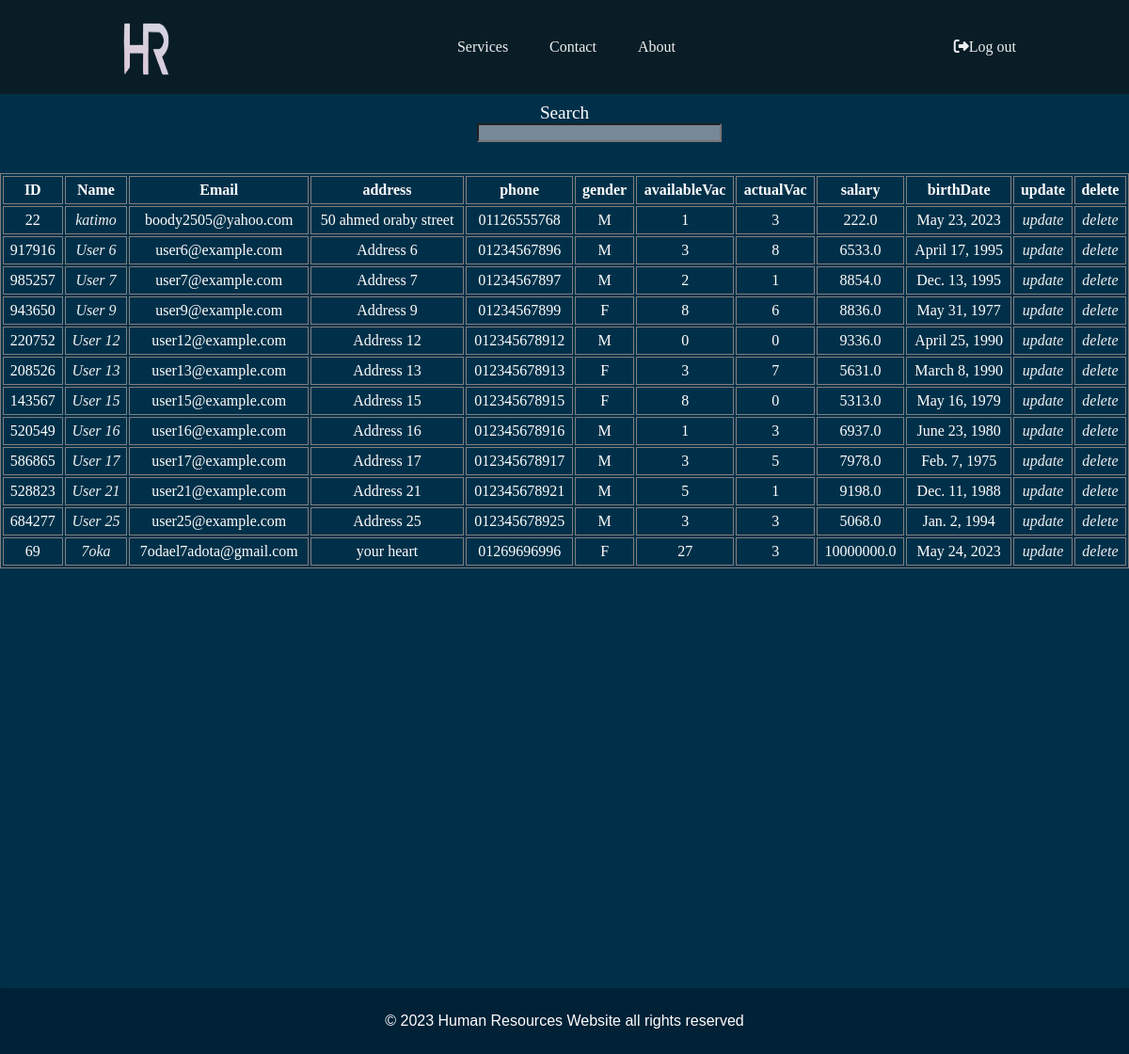
Page /Listemployee (signed in) on the committed database.
### HR/models.py (models this page shows, shortened)
class Employee(models.Model)  :
    email       =models.EmailField(verbose_name="email", max_length=50,unique=True)
    accId       =models.IntegerField(default=0,unique=True)
    Name    =models.CharField(max_length=20)
    address    =models.CharField(max_length=500,null=True)
    GENDER_CHOICES = (
        ('M', 'Male'),
        ('F', 'Female')
    )
    gender = models.CharField(max_length=1,null=True,choices=GENDER_CHOICES)
    salary      =models.FloatField(default=0,verbose_name="Salary")
    phone       =models.CharField(max_length=11, verbose_name="Phone_Number",null=True)
    Birth_date         =models.DateField(null=True)
    availableVac=models.IntegerField(default=0)
    approvedVac =models.IntegerField(default=0)

### HR/views.py (the view)
# urls.py: path("Listemployee",EmpTable.as_view(),name="ListEmp")
class EmpTable(ListView) :
    model = Employee
    template_name = "EmpTable.html"
    context_object_name=  "employees"

### templates/EmpTable.html (shortened to what this page needs)
{%extends 'base.html'%}
{%load static%}
    {%block content%}
    <head>
        <link rel="stylesheet"
            href="https://cdnjs.cloudflare.com/ajax/libs/font-awesome/4.7.0/css/font-awesome.min.css">
        <link rel="stylesheet"
            href="https://cdnjs.cloudflare.com/ajax/libs/font-awesome/6.4.0/css/all.min.css"
 />
        <link rel="stylesheet" href="{%static 'css/sideNavBar.css'%}">
        <link rel="stylesheet" href="{%static 'css/navBarStyle.css'%}">
        <link rel="stylesheet" href="{%static 'css/table.css'%}">
    </head>
    <body>
        <div class="table-container">
            <form method="GET">
            <div class="search">
                <label for="key">Search</label>
                <input type="text" name="que" id="key">
            </div>
        </form>
            <table id='table'>
                <tr>
                    <th>ID</th>
                    <th>Name</th>
                    <th>Email</th>
                    <th>address</th>
                    <th>phone</th>
                    <th>gender</th>
                    <th>availableVac</th>
                    <th>actualVac</th>
                    <th>salary</th>
                    <th>birthDate</th>
                    <th>update</th>
                    <th>delete</th>
                </tr>
                {% if employees %}
                {% for each_emp in employees %}
                <tr>
                    <td> {{each_emp.accId}} </td>
                    <td class="header-lst-itm"><i><a class="header-link" href="{%url 'profile' pk=each_emp.pk%}"> {{each_emp.Name}} </a></i></td>
                    <td>{{each_emp.email}} </td>
                    <td>{{each_emp.address}} </td>
                    <td>{{each_emp.phone}} </td>
                    <td>{{each_emp.gender}} </td>
                    <td>{{each_emp.availableVac}} </td>
                    <td>{{each_emp.approvedVac}} </td>
                    <td>{{each_emp.salary}} </td>
                    <td>{{each_emp.Birth_date}} </td>
                    <td class="header-lst-itm"><i><a class="header-link"href="{%url 'updating' pk=each_emp.pk%}">update</a></i>
                    </td>
                    <td class="header-lst-itm"><i><a class="header-link"href="{%url 'emp_delete' accId=each_emp.accId%}?empname={{each_emp.Name}}">delete</a></i> </td>
                </tr>
                {% endfor %}
                {% endif %}
            </table>
        </div>
        <footer>
            &copy; 2023 Human Resources Website all rights reserved
        </footer>
    </body>
    {%endblock content%}

### static/css/navBarStyle.css (style rules this page uses)
* { margin:0; box-sizing: border-box; padding:0; }
body { background-color: #003049; background-image: url(background.png) no-repeat; height: 140vh; }
.header-lst-itm, .header-link, .header-button1, .header-button2 { font-family: 'Times New Roman', Times, serif; font-weight: 500; font-size: 16px; color: #edf0f1; text-decoration: none; }
.nav-links ,.header-lst-itm { list-style: none; }

### static/css/sideNavBar.css (style rules this page uses)
* { margin: 0; padding: 0; list-style: none; text-decoration: none; box-sizing: border-box; }

### static/css/table.css (style rules this page uses)
* { margin: 0; padding: 0; box-sizing:border-box; outline: 0; }
.table-container { width: 100%; display: flex; flex-direction: column; justify-content: center; align-items: center; }
.search { width: 60%; color: white; height: 40px; outline: none; border: none; margin: 4px 0; border-radius: 5px; padding: 5px; margin-bottom: 30px; align-self: center; justify-self: center; text-align: center; }
.search label { font-size: larger; }
.search input { width: 260px; height: 20px; background-color: lightslategray; }
table { width: 100%; align-self: center; margin: 10px 0; border: 0.5px solid gray }
table tr th { border: 0.5px solid gray; padding: 20px; color: white; padding: 5px; }
.table-container table td { text-align: center; margin: 0; padding: 7px; padding: 5px; border: 0.25px solid gray; color: white; }
footer { font-family: 'Franklin Gothic Medium', 'Arial Narrow', Arial, sans-serif; width: 100%; height: 70px; background-color: rgba(1, 19, 37, 0.5); color: white; position: fixed; bottom: 0; display: flex; text-align: center; justify-content: center; align-items: center; font-weight: 100; backdrop-filter: blur(5px); }

### rows in the picture
Employee: accId "22", Name "katimo", email "boody2505@yahoo.com", address "50 ahmed oraby street", phone "01126555768", gender "M", availableVac "1", approvedVac "3", salary "222.0", Birth_date "May 23, 2023"
Employee: accId "917916", Name "User 6", email "user6@example.com", address "Address 6", phone "01234567896", gender "M", availableVac "3", approvedVac "8", salary "6533.0", Birth_date "April 17, 1995"
Employee: accId "985257", Name "User 7", email "user7@example.com", address "Address 7", phone "01234567897", gender "M", availableVac "2", approvedVac "1", salary "8854.0", Birth_date "Dec. 13, 1995"
Employee: accId "943650", Name "User 9", email "user9@example.com", address "Address 9", phone "01234567899", gender "F", availableVac "8", approvedVac "6", salary "8836.0", Birth_date "May 31, 1977"
Employee: accId "220752", Name "User 12", email "user12@example.com", address "Address 12", phone "012345678912", gender "M", availableVac "0", approvedVac "0", salary "9336.0", Birth_date "April 25, 1990"
Employee: accId "208526", Name "User 13", email "user13@example.com", address "Address 13", phone "012345678913", gender "F", availableVac "3", approvedVac "7", salary "5631.0", Birth_date "March 8, 1990"
Employee: accId "143567", Name "User 15", email "user15@example.com", address "Address 15", phone "012345678915", gender "F", availableVac "8", approvedVac "0", salary "5313.0", Birth_date "May 16, 1979"
Employee: accId "520549", Name "User 16", email "user16@example.com", address "Address 16", phone "012345678916", gender "M", availableVac "1", approvedVac "3", salary "6937.0", Birth_date "June 23, 1980"
Employee: accId "586865", Name "User 17", email "user17@example.com", address "Address 17", phone "012345678917", gender "M", availableVac "3", approvedVac "5", salary "7978.0", Birth_date "Feb. 7, 1975"
Employee: accId "528823", Name "User 21", email "user21@example.com", address "Address 21", phone "012345678921", gender "M", availableVac "5", approvedVac "1", salary "9198.0", Birth_date "Dec. 11, 1988"
Employee: accId "684277", Name "User 25", email "user25@example.com", address "Address 25", phone "012345678925", gender "M", availableVac "3", approvedVac "3", salary "5068.0", Birth_date "Jan. 2, 1994"
Employee: accId "69", Name "7oka", email "7odael7adota@gmail.com", address "your heart", phone "01269696996", gender "F", availableVac "27", approvedVac "3", salary "10000000.0", Birth_date "May 24, 2023"
